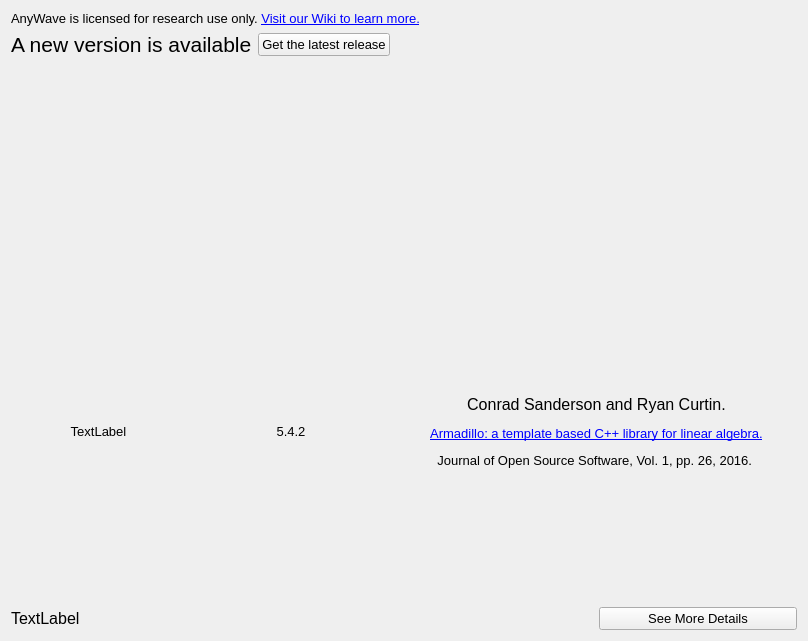
<?xml version="1.0" encoding="UTF-8"?>
<ui version="4.0">
 <class>AboutAnyWaveClass</class>
 <widget class="QWidget" name="AboutAnyWaveClass">
  <property name="geometry">
   <rect>
    <x>0</x>
    <y>0</y>
    <width>808</width>
    <height>641</height>
   </rect>
  </property>
  <property name="minimumSize">
   <size>
    <width>520</width>
    <height>522</height>
   </size>
  </property>
  <property name="maximumSize">
   <size>
    <width>16777215</width>
    <height>16777215</height>
   </size>
  </property>
  <property name="font">
   <font>
    <family>MS Shell Dlg 2</family>
    <pointsize>10</pointsize>
   </font>
  </property>
  <property name="windowTitle">
   <string>About</string>
  </property>
  <property name="windowIcon">
   <iconset resource="../../../resources/AnyWave.qrc">
    <normaloff>:/images/AnyWave_icon.png</normaloff>:/images/AnyWave_icon.png</iconset>
  </property>
  <property name="styleSheet">
   <string notr="true"/>
  </property>
  <layout class="QGridLayout" name="gridLayout_2">
   <property name="sizeConstraint">
    <enum>QLayout::SetMinimumSize</enum>
   </property>
   <item row="0" column="0">
    <widget class="QLabel" name="label">
     <property name="text">
      <string>AnyWave is licensed for research use only. &lt;a href=&quot;http://meg.univ-amu.fr/wiki/AnyWave&quot;&gt;Visit our Wiki to learn more.&lt;/a&gt;</string>
     </property>
     <property name="openExternalLinks">
      <bool>true</bool>
     </property>
     <property name="textInteractionFlags">
      <set>Qt::TextBrowserInteraction</set>
     </property>
    </widget>
   </item>
   <item row="3" column="0">
    <layout class="QGridLayout" name="gridLayout">
     <property name="sizeConstraint">
      <enum>QLayout::SetMinimumSize</enum>
     </property>
     <item row="1" column="0">
      <widget class="QLabel" name="label_5">
       <property name="sizePolicy">
        <sizepolicy hsizetype="Expanding" vsizetype="Expanding">
         <horstretch>0</horstretch>
         <verstretch>0</verstretch>
        </sizepolicy>
       </property>
       <property name="minimumSize">
        <size>
         <width>175</width>
         <height>139</height>
        </size>
       </property>
       <property name="maximumSize">
        <size>
         <width>175</width>
         <height>139</height>
        </size>
       </property>
       <property name="text">
        <string/>
       </property>
       <property name="pixmap">
        <pixmap resource="../../../resources/AnyWave.qrc">:/images/Built_with_Qt_logo.png</pixmap>
       </property>
       <property name="alignment">
        <set>Qt::AlignCenter</set>
       </property>
      </widget>
     </item>
     <item row="2" column="0">
      <widget class="QLabel" name="labelQtVersion">
       <property name="styleSheet">
        <string notr="true">font: 12pt &quot;Arial&quot;;</string>
       </property>
       <property name="text">
        <string>TextLabel</string>
       </property>
       <property name="alignment">
        <set>Qt::AlignCenter</set>
       </property>
      </widget>
     </item>
     <item row="4" column="0" colspan="4">
      <widget class="QLabel" name="label_4">
       <property name="text">
        <string/>
       </property>
       <property name="pixmap">
        <pixmap resource="../../../resources/AnyWave.qrc">:/images/logo_ins.png</pixmap>
       </property>
      </widget>
     </item>
     <item row="1" column="1">
      <widget class="QLabel" name="label_6">
       <property name="text">
        <string/>
       </property>
       <property name="pixmap">
        <pixmap resource="../../../resources/AnyWave.qrc">:/images/VTK_logo.png</pixmap>
       </property>
       <property name="alignment">
        <set>Qt::AlignCenter</set>
       </property>
      </widget>
     </item>
     <item row="2" column="1">
      <widget class="QLabel" name="labelVtkVersion">
       <property name="styleSheet">
        <string notr="true">font: 12pt &quot;Arial&quot;;</string>
       </property>
       <property name="text">
        <string>5.4.2</string>
       </property>
       <property name="alignment">
        <set>Qt::AlignCenter</set>
       </property>
      </widget>
     </item>
     <item row="5" column="2" colspan="2">
      <widget class="QLabel" name="label_3">
       <property name="minimumSize">
        <size>
         <width>307</width>
         <height>106</height>
        </size>
       </property>
       <property name="text">
        <string/>
       </property>
       <property name="pixmap">
        <pixmap resource="../../../resources/AnyWave.qrc">:/images/logo_amu_rvb.png</pixmap>
       </property>
       <property name="alignment">
        <set>Qt::AlignCenter</set>
       </property>
      </widget>
     </item>
     <item row="2" column="2" colspan="2">
      <widget class="QLabel" name="label_9">
       <property name="text">
        <string>&lt;html&gt;&lt;head/&gt;&lt;body&gt;&lt;p&gt;&lt;span style=&quot; font-size:12pt;&quot;&gt;Conrad Sanderson and Ryan Curtin.&lt;/span&gt;&lt;/p&gt;&lt;p&gt;&lt;a href=&quot;http://arma.sourceforge.net/armadillo_joss_2016.pdf&quot;&gt;&lt;span style=&quot; text-decoration: underline; color:#0000ff;&quot;&gt;Armadillo: a template based C++ library for linear algebra.&lt;/span&gt;&lt;/a&gt;&lt;/p&gt;&lt;p&gt;Journal of Open Source Software, Vol. 1, pp. 26, 2016. &lt;/p&gt;&lt;/body&gt;&lt;/html&gt;</string>
       </property>
       <property name="scaledContents">
        <bool>false</bool>
       </property>
       <property name="alignment">
        <set>Qt::AlignCenter</set>
       </property>
      </widget>
     </item>
     <item row="1" column="2" colspan="2">
      <widget class="QLabel" name="labelArmadillo">
       <property name="minimumSize">
        <size>
         <width>182</width>
         <height>139</height>
        </size>
       </property>
       <property name="text">
        <string/>
       </property>
       <property name="pixmap">
        <pixmap resource="../../../resources/AnyWave.qrc">:/images/armadillo.png</pixmap>
       </property>
       <property name="alignment">
        <set>Qt::AlignCenter</set>
       </property>
      </widget>
     </item>
     <item row="5" column="0" colspan="2">
      <widget class="QLabel" name="label_2">
       <property name="minimumSize">
        <size>
         <width>355</width>
         <height>89</height>
        </size>
       </property>
       <property name="maximumSize">
        <size>
         <width>16777215</width>
         <height>16777215</height>
        </size>
       </property>
       <property name="text">
        <string/>
       </property>
       <property name="pixmap">
        <pixmap resource="../../../resources/AnyWave.qrc">:/images/INSERM_logo.png</pixmap>
       </property>
       <property name="alignment">
        <set>Qt::AlignCenter</set>
       </property>
      </widget>
     </item>
     <item row="6" column="0">
      <widget class="QLabel" name="labelBuildDate">
       <property name="font">
        <font>
         <family>Arial</family>
         <pointsize>12</pointsize>
         <weight>50</weight>
         <italic>false</italic>
         <bold>false</bold>
        </font>
       </property>
       <property name="styleSheet">
        <string notr="true">font: 12pt &quot;Arial&quot;;</string>
       </property>
       <property name="text">
        <string>TextLabel</string>
       </property>
      </widget>
     </item>
     <item row="6" column="3">
      <widget class="QPushButton" name="buttonDetails">
       <property name="text">
        <string>See More Details</string>
       </property>
      </widget>
     </item>
    </layout>
   </item>
   <item row="1" column="0">
    <layout class="QHBoxLayout" name="horizontalLayout">
     <item>
      <widget class="QLabel" name="labelUpdateAvailable">
       <property name="text">
        <string>&lt;html&gt;&lt;head/&gt;&lt;body&gt;&lt;p&gt;&lt;span style=&quot; font-size:16pt;&quot;&gt;A new version is available&lt;/span&gt;&lt;/p&gt;&lt;/body&gt;&lt;/html&gt;</string>
       </property>
       <property name="scaledContents">
        <bool>true</bool>
       </property>
       <property name="openExternalLinks">
        <bool>true</bool>
       </property>
       <property name="textInteractionFlags">
        <set>Qt::TextBrowserInteraction</set>
       </property>
      </widget>
     </item>
     <item>
      <widget class="QPushButton" name="buttonGetLastVersion">
       <property name="text">
        <string>Get the latest release</string>
       </property>
      </widget>
     </item>
     <item>
      <spacer name="horizontalSpacer">
       <property name="orientation">
        <enum>Qt::Horizontal</enum>
       </property>
       <property name="sizeHint" stdset="0">
        <size>
         <width>40</width>
         <height>20</height>
        </size>
       </property>
      </spacer>
     </item>
    </layout>
   </item>
   <item row="2" column="0">
    <spacer name="verticalSpacer">
     <property name="orientation">
      <enum>Qt::Vertical</enum>
     </property>
     <property name="sizeHint" stdset="0">
      <size>
       <width>20</width>
       <height>40</height>
      </size>
     </property>
    </spacer>
   </item>
  </layout>
 </widget>
 <layoutdefault spacing="6" margin="11"/>
 <resources>
  <include location="../../../resources/AnyWave.qrc"/>
 </resources>
 <connections>
  <connection>
   <sender>buttonDetails</sender>
   <signal>clicked()</signal>
   <receiver>AboutAnyWaveClass</receiver>
   <slot>openLicense()</slot>
   <hints>
    <hint type="sourcelabel">
     <x>461</x>
     <y>412</y>
    </hint>
    <hint type="destinationlabel">
     <x>515</x>
     <y>374</y>
    </hint>
   </hints>
  </connection>
 </connections>
 <slots>
  <slot>openLicense()</slot>
 </slots>
</ui>
